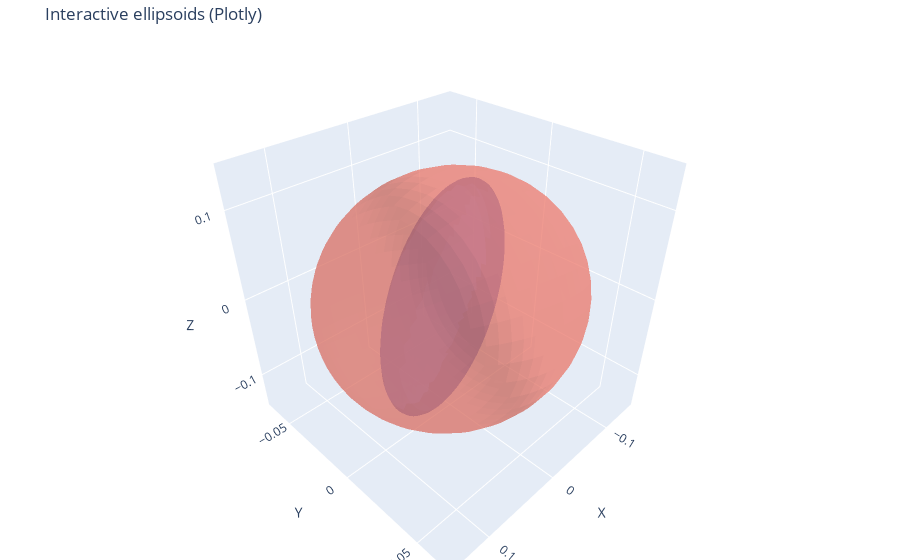

Notebook cell for this chart:
### Code cell
def mesh_from_cov(cov, center=None, n_pts=40, color='royalblue', name='ellipsoid', opacity=0.6):
    if center is None:
        center = np.zeros(3)
    cov = 0.5 * (cov + cov.T)
    evals, evecs = np.linalg.eigh(cov)
    evals = np.clip(evals, 1e-12, None)
    radii = np.sqrt(evals)

    u = np.linspace(0, 2*np.pi, n_pts)
    v = np.linspace(0, np.pi, n_pts)
    u, v = np.meshgrid(u, v)

    x = np.cos(u) * np.sin(v)
    y = np.sin(u) * np.sin(v)
    z = np.cos(v)
    xyz = np.stack((x.ravel(), y.ravel(), z.ravel()), axis=0)  # (3, N)

    transform = (evecs @ np.diag(radii)) @ xyz
    X = (transform[0] + center[0]).reshape(u.shape)
    Y = (transform[1] + center[1]).reshape(u.shape)
    Z = (transform[2] + center[2]).reshape(u.shape)

    # build triangles for a Mesh3d from grid indices
    n_u, n_v = u.shape
    i = []
    j = []
    k = []
    for ii in range(n_u - 1):
        for jj in range(n_v - 1):
            a = ii * n_v + jj
            b = a + 1
            c = (ii + 1) * n_v + jj
            d = c + 1
            # two triangles per quad
            i += [a, b]
            j += [b, d]
            k += [c, c]

    return go.Mesh3d(
        x=X.ravel(), y=Y.ravel(), z=Z.ravel(),
        i=i, j=j, k=k,
        color=color, opacity=opacity,
        name=name, flatshading=True, showscale=False
    )

# choose centers (optional) to separate visuals if needed
center_default = np.array([-0.0, 0.0, 0.0])
center_corrected = np.array([ 0.0, 0.0, 0.0])

m1 = mesh_from_cov(mean_cov_default, center=center_default, n_pts=40, color='royalblue', name='default mean', opacity=0.5)
m2 = mesh_from_cov(mean_cov_corrected, center=center_corrected, n_pts=40, color='salmon', name='corrected mean', opacity=0.5)

fig = go.Figure(data=[m1, m2])
fig.update_layout(
    title='Interactive ellipsoids (Plotly)',
    legend=dict(itemsizing='constant'),
    scene=dict(
        xaxis_title='X', yaxis_title='Y', zaxis_title='Z',
        aspectmode='cube'  # equal aspect
    ),
    margin=dict(l=0, r=0, b=0, t=40)
)

fig.show()

### Figure 1 — Plotly figure (JSON) as saved in the notebook; plotly's stock layout.template omitted (floating-point values rounded to 4 significant figures; data arrays with more than 128 entries replaced by an {"elided": "..."} marker saying what was removed)
{"data": [{"color": "royalblue", "flatshading": true, "i": {"elided": "3042 int values"}, "j": {"elided": "3042 int values"}, "k": {"elided": "3042 int values"}, "name": "default mean", "opacity": 0.5, "showscale": false, "type": "mesh3d", "x": {"elided": "1600 float values"}, "y": {"elided": "1600 float values"}, "z": {"elided": "1600 float values"}}, {"color": "salmon", "flatshading": true, "i": {"elided": "3042 int values"}, "j": {"elided": "3042 int values"}, "k": {"elided": "3042 int values"}, "name": "corrected mean", "opacity": 0.5, "showscale": false, "type": "mesh3d", "x": {"elided": "1600 float values"}, "y": {"elided": "1600 float values"}, "z": {"elided": "1600 float values"}}], "layout": {"legend": {"itemsizing": "constant"}, "margin": {"b": 0, "l": 0, "r": 0, "t": 40}, "scene": {"aspectmode": "cube", "xaxis": {"title": {"text": "X"}}, "yaxis": {"title": {"text": "Y"}}, "zaxis": {"title": {"text": "Z"}}}, "title": {"text": "Interactive ellipsoids (Plotly)"}}}
